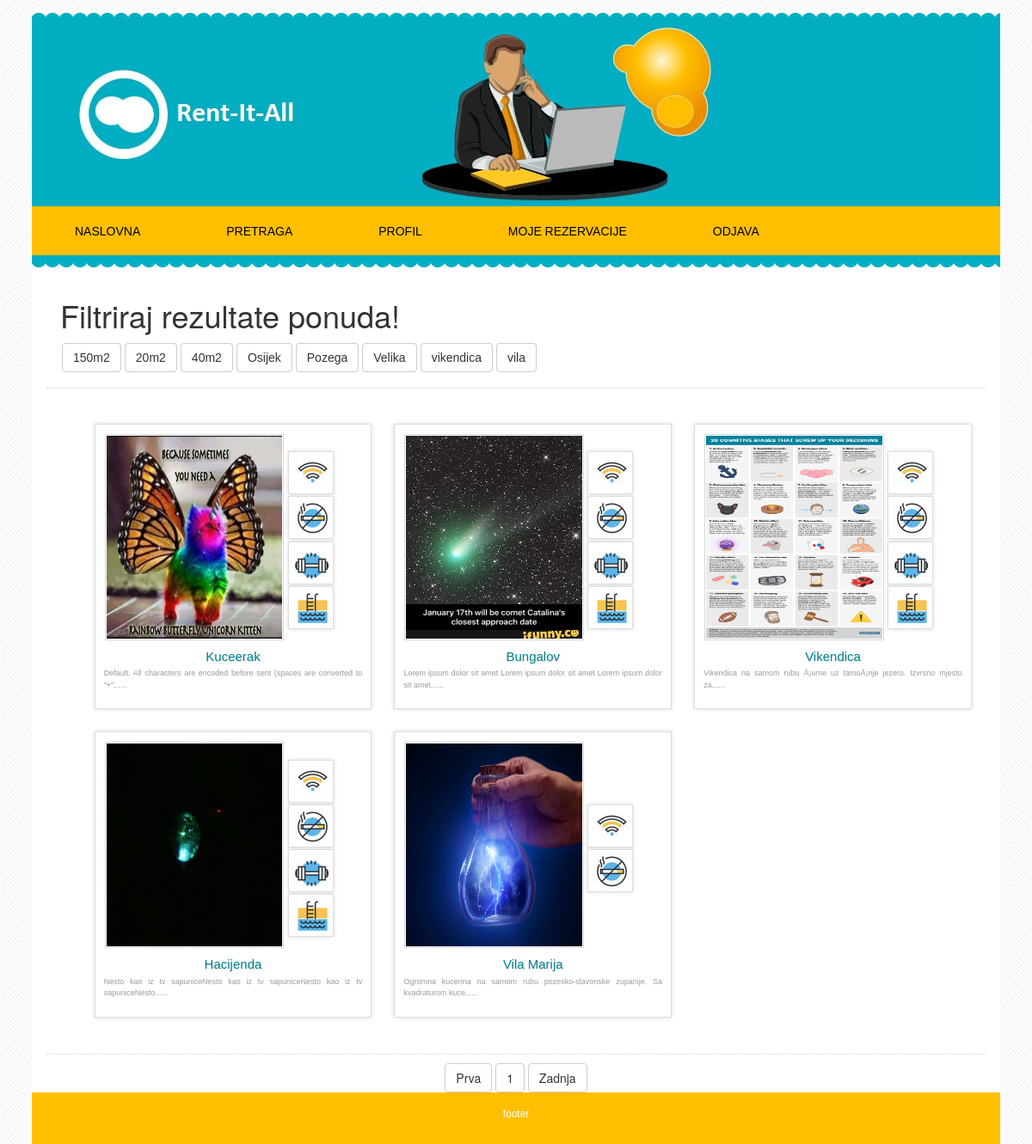
Screenshot of /search.php (signed in) with the database file from the repository.
### tables this page shows
CREATE TABLE `articles` (
  `id` int(11) NOT NULL,
  `naziv` varchar(255) NOT NULL,
  `adresa` varchar(255) NOT NULL,
  `vlasnik_id` int(11) NOT NULL,
  `cijena` float(7,2) NOT NULL,
  `detalji` text NOT NULL,
  `slika` varchar(255) NOT NULL,
  `tagovi` varchar(255) NOT NULL
);

### search.php (the view, shortened to what this page needs)
<?php
include_once('scripts/status.php');
$all_tags = array();
$tagovi='';
$tag_q = "SELECT tagovi FROM articles";
$result = mysqli_query($db_conx, $tag_q);
while($tag_rows = mysqli_fetch_array($result)){
    $tags = $tag_rows['tagovi'];
    $row_tags = explode(", ", $tags);
    $all_tags = array_merge($all_tags, $row_tags);
}
$all_tags = array_unique($all_tags);
sort($all_tags);
foreach($all_tags as $value){
    $tagovi .= '<a href="search.php?tag=' . $value . '" class="btn btn-default" style="margin:2px;">' . $value . '</a>';
}
function skrati($text, $maxchar, $end='...') {
    if (strlen($text) > $maxchar || $text == '') {
        $words = preg_split('/\s/', $text);
        $out = '';
        $i      = 0;
        while (1) {
            $length = strlen($out)+strlen($words[$i]);
            if ($length > $maxchar) {
                break;
            }
            else {
                $out .= " " . $words[$i];
                ++$i;
            }
        }
        $out .= $end;
    }
    else {
        $out = $text;
    }
    return $out;
}
if(isset($_GET['tag'])){
  $k=mysqli_real_escape_string($db_conx, $_GET['tag']);
  $k_tag=mysqli_fetch_array(mysqli_query($db_conx, "SELECT * FROM articles WHERE concat(' ', tagovi, ',') LIKE '%$k%'"));
}elseif(!isset($_GET['tag'])){
  $k_tag=mysqli_fetch_array(mysqli_query($db_conx, "SELECT * FROM articles ORDER BY id DESC"));
}
  if(count($k_tag)<1){
    $output = 'Na zalost trenutno nema proizvoda u ovoj kategoriji!';
  }else{
  $rez_p_page=6;
  if (isset($_GET['page'])) {
    $page = mysqli_real_escape_string($db_conx, $_GET['page']);
  } else {
    $page=1;
  }
  $start = ($page-1) * $rez_p_page;
  $output='';
if(isset($_GET['tag'])){
  $sql="SELECT * FROM articles WHERE concat(' ', tagovi, ',') LIKE '%$k%' LIMIT $start, $rez_p_page";
}elseif(!isset($_GET['tag'])){
   $sql="SELECT * FROM articles ORDER BY id DESC LIMIT $start, $rez_p_page";
}
  $query=mysqli_query($db_conx, $sql);
  while($row=mysqli_fetch_array($query)){
      $i=$row['id'];
      $ime=$row['naziv'];
      $opis=$row['detalji'];
      $slika=$row['slika'];
      $s="SELECT * FROM pogodnosti WHERE art_id='$i' LIMIT 1";
      $q=mysqli_query($db_conx, $s);
      $r=mysqli_fetch_array($q);
      $a=$r['wifi'];
      $b=$r['bazen'];
      $c=$r['zrak'];
      $d=$r['teretana'];
      $output .= '
                    <li><a href="art.php?id=' . $i . '">
                      <table><tr>
                          <td style="width:70%;border:solid 1px white;"><img src="' . $slika . '" alt="slika" style="width:220px;height:240px;"/><td>
                          <td style="border:solid 1px white;">
                            ';
                            if($a>0) $output .= '<li id="wifi" title="Wi-Fi"></li>';
                            if($b>0) $output .= '<li id="no_smoke" title="Zabranjeno pušenje"></li>';
                            if($c>0) $output .= '<li id="gym" title="Teretana"></li>';
                            if($d>0) $output .= '<li id="pool" title="Bazen"></li>';
                      $output .= '</td>
                      </tr></table>
                      <h3>' . $ime . '</h3>
                      <p>' . skrati($opis, 80) . '...</p>
                      </a>
                    </li>
      ';
  }
}
?>
<!doctype html>
<html lang="hr">
<head>
    <link rel="stylesheet" href="https://maxcdn.bootstrapcdn.com/bootstrap/3.3.6/css/bootstrap.min.css">
    <link rel="stylesheet" type="text/css" href="style/style.css">
</head>
<body>
<div class="wrapper">
   <?php include_once('header.php'); ?>
<section id="content">
  <div class="wrap-content text">
    <div class="row box1">
      <div class="co1umn">
        <div class="wraptext">
          <h1>Filtriraj rezultate ponuda!</h1>
          <p><?php echo $tagovi; ?></p>
        </div>
      </div>
      <div class="line"></div>
    </div>
    <div class="row box2">
      <div class="co1umn">
        <div class="wraptext">
          <ul class="rig columns-3">
            <?php echo $output; ?>
          </ul>
        </div>
      </div>
      <div class="line"></div>
    </div>
  </div>
<?php
if(isset($_GET['tag'])){
  $page_sql = "SELECT * FROM articles WHERE concat(' ', tagovi, ',') LIKE '%$k%'";
}elseif(!isset($_GET['tag'])){
  $page_sql = "SELECT * FROM articles ORDER BY id DESC";
}
$result = mysqli_query($db_conx, $page_sql);
$rows_total = mysqli_num_rows($result);
$pages_total = ceil($rows_total / $rez_p_page);
if(isset($_GET['tag'])){
  $link_page="search.php?tag=" . $k . "&page";
}elseif(!isset($_GET['tag'])){
  $link_page="search.php?page";
}
echo "<center><a class='btn btn-default' href='" . $link_page . "=1'>Prva</a> ";
for ($i=1; $i<=$pages_total; $i++) {
  echo "<a class='btn btn-default' href='" . $link_page . "=" . $i . "'>" . $i . "</a> ";
};
echo "<a class='btn btn-default' href='" . $link_page . "=" . $pages_total . "'>Zadnja</a></center> ";
?>
</section>
<footer>
	<div class="wrap-footer">
		<div class="ftr">
			<p>footer</p>
		</div>
	</div>
</footer>
  </div>
</body>
</html>

### header.php
<div id="header_top"></div>
   <div id="header"></div>
   <div id="nav">
    <ul style="margin-top: 14px;">
    <li> <a href="index.php">Naslovna</a> </li>
    <li> <a href="search.php">Pretraga</a> </li>
    <li> <a href="profil.php">Profil</a> </li>
    <?php
    if($_SESSION['lvl'] == 1){ ?>
      <li> <a href="ponude.php">Moje Ponude</a> </li>
    <?php
      }else{
    ?>
      <li> <a href="rezervacije.php">Moje Rezervacije</a> </li>
    <?php
      }
    ?>
    <li> <a href="logout.php">Odjava</a> </li>
    </ul>
   </div>
   <div id="header_bottom"></div>

### style/style.css (style rules this page uses)
html, body { height: 100%; }
body { background-image:url(images/cream_pixels.fw.png); background-repeat:repeat; margin-top:10px; }
.wrapper { max-width: 1126px; background-color:#FFF; width: 100%; margin: 0 auto -20px; }
img { padding:1px; border:1px solid #D7D7D7; background-color:#FFF; margin: 5px 15px 5px 50px; }
#header_top { width: 100%; background-image:url(images/top_blue_bg.jpg); background-repeat:repeat-x; height:12px; }
#header { width: 100%; background-color:#00AEC3; background-image:url(images/header_image.jpg); background-repeat:no-repeat; height:218px; margin-left:0 0 0 0; }
#header_bottom { width: 100%; background-image:url(images/bottom_blue_bg.jpg); background-repeat:repeat-x; height:15px; }
#nav { width: 100%; background-color: #FFBF00; height: 57px; background-repeat: repeat; }
#nav ul { float:left; list-style:none; width:100%; }
#nav ul li { float:left; list-style:none; margin-right:80px; }
#nav ul li a { text-decoration: none; font-size: 14px; line-height: 16px; color: #000000; display: block; padding: 7px 10px; margin-bottom: 1px; z-index: 3; position: relative; text-transform: uppercase; font-family: Arial, Helvetica, sans-serif; }
h3 { font-family: Arial, Helvetica, sans-serif; font-size: 150%; font-weight: normal; text-align: center; color: #008493; text-shadow: 0 1px 1px #dadada; }
p { font-size:12px; font-family:Arial, Helvetica, sans-serif; text-align:left; line-height:18px; text-align:justify; }
a { color:#DA251D; }
#content .wrap-content { background: #ffffff; }
.box1 { margin:5px 7px; padding:10px; }
.box2 { margin:0px 7px; padding:10px; text-align:left; }
div.line { border-top-width:1px; border-top-style:dotted; border-top-color:#D7D7D7; }
.wraptext { margin:5px; }
.text .wraptext { margin: 16px; }
ul.rig { list-style: none; font-size: 0px; margin-left: -2.5%; }
ul.rig li { display: inline-block; padding: 10px; margin: 0 0 2.5% 2.5%; background: #fff; border: 1px solid #ddd; font-size: 16px; font-size: 1rem; vertical-align: top; box-shadow: 0 0 5px #ddd; box-sizing: border-box; -moz-box-sizing: border-box; -webkit-box-sizing: border-box; }
ul.rig li img { max-width: 100%; height: auto; margin: 0 0 10px; }
ul.rig li h3 { margin: 0 0 5px; }
ul.rig li p { font-size: .9em; line-height: 1.5em; color: #999; }
ul.rig.columns-3 li { width: 30.83%; }
ul.rig a { display: block; text-decoration: none; }
#wifi { width: 53px; height: 50px; background: url('images/icons.jpg') -121px -162px; }
#no_smoke { width: 53px; height: 50px; background: url('images/icons.jpg') -282px -161px; }
#gym { width: 53px; height: 50px; background: url('images/icons.jpg') -175px -213px; }
#pool { width: 53px; height: 50px; background: url('images/icons.jpg') -121px -215px; }
footer { background-image: url(images/top_yellow_bg.jpg); background-repeat: repeat-x; }
.wrap-footer { background-image: url(images/top_yellow_bg.jpg); background-repeat: repeat-x; }
.ftr { background:#FFBF00; font-family:Arial, Helvetica, sans-serif; padding:10px 0px; color:#ffffff; }
.ftr p { font-size:12px; font-family:Arial, Helvetica, sans-serif; text-align:center; line-height:30px; }

### rows the page displays
articles: slika (picture), naziv "Kuceerak", detalji "Default. All characters are encoded before sent (spaces are converted to \"+\"..."
articles: slika (picture), naziv "Bungalov", detalji "Lorem ipsum dolor sit amet Lorem ipsum dolor sit amet Lorem ipsum dolor sit amet..."
articles: slika (picture), naziv "Vikendica", detalji "Vikendica na samom rubu Å¡ume uz tamoÅ¡nje jezero. Izvrsno mjesto za..."
articles: slika (picture), naziv "Hacijenda", detalji "Nesto kao iz tv sapuniceNesto kao iz tv sapuniceNesto kao iz tv sapuniceNesto..."
articles: slika (picture), naziv "Vila Marija", detalji "Ogromna kucerina na samom rubu pozesko-slavonske zupanije. Sa kvadraturom kuce..."

### other values shown
$value "150m2"
$value "20m2"
$value "40m2"
$value "Osijek"
$value "Pozega"
$value "Velika"
$value "vikendica"
$value "vila"
